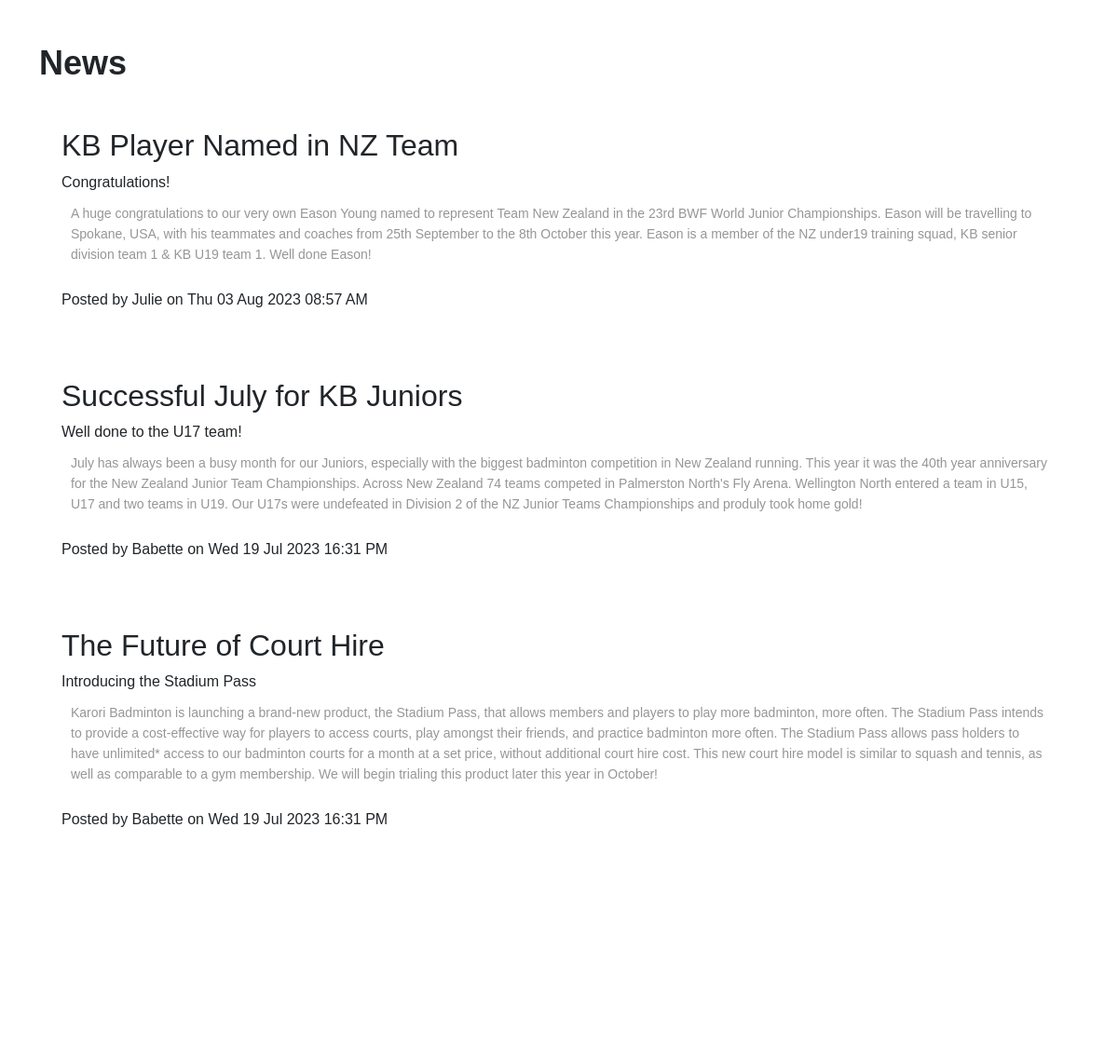
/news (middle part), run on an earlier commit of the app's database.
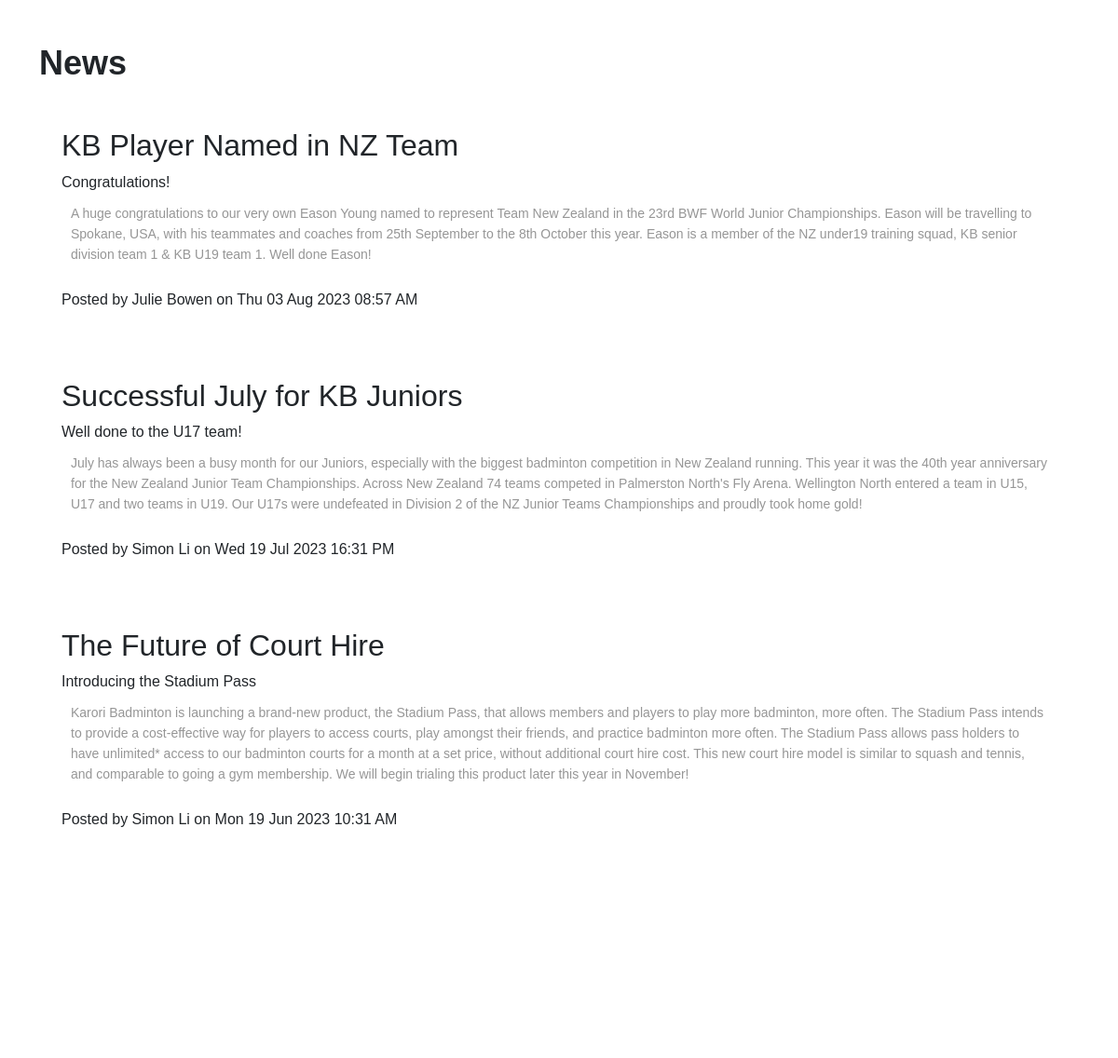
And on a later commit of the database.
### tables this page shows
CREATE TABLE news(
    news_id integer primary key autoincrement not null,
    title text not null unique,
    subtitle text not null unique,
    content text not null unique,
    newsdate date not null,
    member_id integer not null,
    foreign key(member_id) references member(member_id)
);

CREATE TABLE member(
    member_id integer primary key autoincrement not null,
    name text not null,
    email text not null unique,
    password text not null,
    authorisation integer not null
);

### server.py (the view)
@app.route('/news')
def news():
    sql = """select news.news_id, news.title, news.subtitle, news.content, news.newsdate, member.name
       from news
       join member on news.member_id= member.member_id
       order by news.newsdate desc;
       """
    result = run_search_query_tuples(sql, (), db_path, True)
    print(result)
    return render_template("news.html", news=result)

### db_functions.py (called while the page is built)
def run_search_query_tuples(sql_query ,values_tuple, file_path, rowfactory=False):
    result = None
    try:
        db = sqlite3.connect(file_path)
        if rowfactory:
            db.row_factory = sqlite3.Row
        cursor = db.cursor()
        cursor.execute(sql_query ,values_tuple)
        result = cursor.fetchall()
        cursor.close()
    except sqlite3.Error as error:
        print("Error running search query tuples: {}".format(error))
        return None
    db.close()
    if result is None:
        print("No search values were found")
    return result

### server.py (called while the page is built)
@app.template_filter()
def news_date(sqlite_dt):
    x = datetime.strptime(sqlite_dt, '%Y-%m-%d %H:%M:%S')
    return x.strftime("%a %d %b %Y %H:%M %p")

### templates/news.html (shortened to what this page needs)
{% extends "layout.html" %}
{% block content %}
<div class="container-lg py-sm-5 py-1">
    <h1> News </h1>
{% for row in news %}
<div class="news p-4 my-4">
    <h2> {{ row['title'] }}</h2>
    <div class="subtitle"> {{ row['subtitle'] }}</div>
    <p class="news-text"> {{ row['content'] | replace("\n", "<br>") | safe}} </p>
    <div class="news-meta">Posted by {{ row['name'] }} on {{ row['newsdate'] | news_date }}</div>
</div>
{% endfor %}
</div>
{% endblock %}

### templates/layout.html (shortened to what this page needs)
<!DOCTYPE html>
<html lang="en">
<head>
    <link href="https://cdn.jsdelivr.net/npm/bootstrap@5.2.3/dist/css/bootstrap.min.css" rel="stylesheet">
    <link rel="stylesheet" href="static/styles.css">
    <link rel="stylesheet" href="https://cdnjs.cloudflare.com/ajax/libs/font-awesome/4.7.0/css/font-awesome.min.css">
</head>
<body>
{% block content %}
{% endblock %}
</body>
</html>

### static/styles.css (style rules this page uses)
:root { --white: rgb(255, 255, 255); --black: rgb(0, 0, 0); --cream: rgb(253, 246, 236); --grey: rgb(150, 150, 150); --light-blue: rgba(19, 127, 185, 0.1); --blue: rgb(19, 127, 185); --dark-blue: rgb(13, 44, 84); --light-grey: rgba(150, 150, 150, 0.1); --transparent: rgba(0, 0, 0, 0); }
* { margin: 0; padding: 0; font-family: 'Poppins', sans-serif; }
h1 { font-size: 36px; font-weight: 600; }
p { color: var(--grey); font-size: 14px; font-weight: 300; line-height: 22px; padding: 10px; }

What changed in the data, as far as the page shows it:
changed through a linked row, news "KB Player Named in NZ Team": name "Julie" → "Julie Bowen"
changed news "Successful July for KB Juniors": content "…Junior Teams Championships and produly took home gold!" → "…Junior Teams Championships and proudly took home gold!"; name "Babette" → "Simon Li"
changed news "The Future of Court Hire": content "…to squash and tennis, as well as comparable to a gym membership. We will begin trialing this product later this year in October!" → "…to squash and tennis, and comparable to going a gym membership. We will begin trialing this product later this year in November!"; name "Babette" → "Simon Li"; newsdate|news_date "Wed 19 Jul 2023 16:31 PM" → "Mon 19 Jun 2023 10:31 AM"
